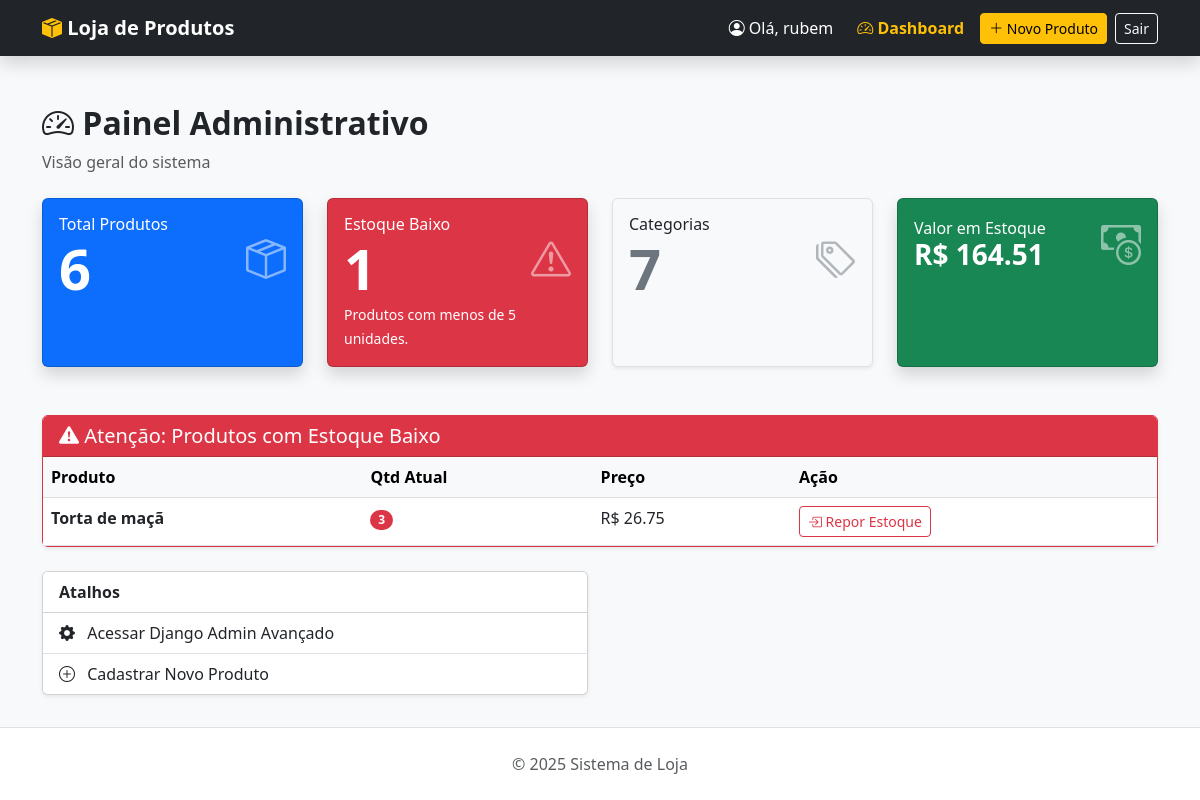
The page /dashboard/ (signed in) on the database its author committed.
### gestao/models.py (models this page shows, shortened)
class Produto(models.Model):
    nome = models.CharField(max_length=100)
    descricao = models.TextField()
    preco = models.DecimalField(max_digits=10, decimal_places=2)
    validade = models.DateField()
    quantidade = models.IntegerField(default=0)
    foto = models.ImageField(upload_to='produtos/', blank=True, null=True)
    categoria = models.ForeignKey(Categoria, on_delete=models.SET_NULL, null=True, blank=True)

### gestao/views.py (the view)
# urls.py: path('dashboard/', views.dashboard, name='dashboard'),
def dashboard(request):
    total_produtos = Produto.objects.count()
    total_categorias = Categoria.objects.count()
    produtos_baixo_estoque_queryset = Produto.objects.filter(quantidade__lt=5)
    baixo_estoque_count = produtos_baixo_estoque_queryset.count()
    valor_estoque = Produto.objects.aggregate(Sum('preco'))['preco__sum'] or 0
    contexto = {
        'total_produtos': total_produtos,
        'total_categorias': total_categorias,
        'baixo_estoque': baixo_estoque_count,
        'lista_alerta': produtos_baixo_estoque_queryset,
        'valor_estoque': valor_estoque,
        }
    return render(request, 'gestao/dashboard.html', contexto)

### gestao/templates/gestao/dashboard.html
{% extends 'gestao/base.html' %}
{% block content %}
<div class="mb-4">
    <h2 class="fw-bold"><i class="bi bi-speedometer2"></i> Painel Administrativo</h2>
    <p class="text-muted">Visão geral do sistema</p>
</div>
<div class="row">
    <div class="col-md-3 mb-4">
        <div class="card text-white bg-primary shadow h-100">
            <div class="card-body">
                <div class="d-flex justify-content-between align-items-center">
                    <div>
                        <h6 class="card-title mb-0">Total Produtos</h6>
                        <h2 class="display-4 fw-bold mb-0">{{ total_produtos }}</h2>
                    </div>
                    <i class="bi bi-box-seam fs-1 opacity-50"></i>
                </div>
            </div>
        </div>
    </div>
    <div class="col-md-3 mb-4">
        <div class="card text-white bg-danger shadow h-100">
            <div class="card-body">
                <div class="d-flex justify-content-between align-items-center">
                    <div>
                        <h6 class="card-title mb-0">Estoque Baixo</h6>
                        <h2 class="display-4 fw-bold mb-0">{{ baixo_estoque }}</h2>
                    </div>
                    <i class="bi bi-exclamation-triangle fs-1 opacity-50"></i>
                </div>
                <small>Produtos com menos de 5 unidades.</small>
            </div>
        </div>
    </div>
    <div class="col-md-3 mb-4">
        <div class="card text-dark bg-light border shadow-sm h-100">
            <div class="card-body">
                <div class="d-flex justify-content-between align-items-center">
                    <div>
                        <h6 class="card-title mb-0">Categorias</h6>
                        <h2 class="display-4 fw-bold mb-0 text-secondary">{{ total_categorias }}</h2>
                    </div>
                    <i class="bi bi-tags fs-1 text-secondary opacity-50"></i>
                </div>
            </div>
        </div>
    </div>
    <div class="col-md-3 mb-4">
        <div class="card text-white bg-success shadow h-100">
            <div class="card-body">
                <div class="d-flex justify-content-between align-items-center">
                    <div>
                        <h6 class="card-title mb-0">Valor em Estoque</h6>
                        <h3 class="fw-bold mb-0">R$ {{ valor_estoque|floatformat:2 }}</h3>
                    </div>
                    <i class="bi bi-cash-coin fs-1 opacity-50"></i>
                </div>
            </div>
        </div>
    </div>
</div>
<div class="row mt-4">
    <div class="col-md-12">
        <div class="card shadow-sm border-danger">
            <div class="card-header bg-danger text-white d-flex justify-content-between align-items-center">
                <h5 class="mb-0"><i class="bi bi-exclamation-triangle-fill"></i> Atenção: Produtos com Estoque Baixo</h5>
            </div>
            <div class="card-body p-0">
                <table class="table table-hover mb-0">
                    <thead class="table-light">
                        <tr>
                            <th>Produto</th>
                            <th>Qtd Atual</th>
                            <th>Preço</th>
                            <th>Ação</th>
                        </tr>
                    </thead>
                    <tbody>
                        {% for produto in lista_alerta %}
                        <tr>
                            <td class="fw-bold">{{ produto.nome }}</td>
                            <td>
                                <span class="badge bg-danger rounded-pill">{{ produto.quantidade }}</span>
                            </td>
                            <td>R$ {{ produto.preco }}</td>
                            <td>
                                <a href="{% url 'produto_edit' produto.id %}" class="btn btn-sm btn-outline-danger">
                                    <i class="bi bi-box-arrow-in-right"></i> Repor Estoque
                                </a>
                            </td>
                        </tr>
                        {% empty %}
                        <tr>
                            <td colspan="4" class="text-center text-success py-3">
                                <i class="bi bi-check-circle-fill"></i> Tudo certo! Nenhum produto com estoque baixo.
                            </td>
                        </tr>
                        {% endfor %}
                    </tbody>
                </table>
            </div>
        </div>
    </div>
</div>
<div class="row mt-4">
    <div class="col-md-6">
        <div class="card shadow-sm">
            <div class="card-header bg-white fw-bold">Atalhos</div>
            <div class="list-group list-group-flush">
                <a href="/admin/" target="_blank" class="list-group-item list-group-item-action">
                    <i class="bi bi-gear-fill me-2"></i> Acessar Django Admin Avançado
                </a>
                <a href="{% url 'produto_novo' %}" class="list-group-item list-group-item-action">
                    <i class="bi bi-plus-circle me-2"></i> Cadastrar Novo Produto
                </a>
            </div>
        </div>
    </div>
</div>
{% endblock %}

### gestao/templates/gestao/base.html (shortened to what this page needs)
<!DOCTYPE html>
<html lang="pt-br">
<head>
    <link href="https://cdn.jsdelivr.net/npm/bootstrap@5.3.0/dist/css/bootstrap.min.css" rel="stylesheet">
    <link rel="stylesheet" href="https://cdn.jsdelivr.net/npm/bootstrap-icons@1.11.3/font/bootstrap-icons.min.css">
</head>
<body class="d-flex flex-column min-vh-100 bg-light">
    <nav class="navbar navbar-expand-lg navbar-dark bg-dark shadow">
        <div class="container">
            <a class="navbar-brand fw-bold" href="/">
                <i class="bi bi-box-seam-fill text-warning"></i> Loja de Produtos
            </a>
            <div class="collapse navbar-collapse" id="navbarNav">
                <ul class="navbar-nav ms-auto align-items-center">
                    {% if user.is_authenticated %}
                        <li class="nav-item me-3 text-white">
                            <i class="bi bi-person-circle"></i> Olá, {{ user.username }}
                        </li>
                        {% if user.is_staff %}
                        <li class="nav-item me-2">
                            <a class="nav-link text-warning fw-bold" href="{% url 'dashboard' %}">
                                <i class="bi bi-speedometer2"></i> Dashboard
                            </a>
                        </li>
                        {% endif %}
                        <li class="nav-item">
                            <a class="btn btn-warning btn-sm" href="{% url 'produto_novo' %}">
                                <i class="bi bi-plus-lg"></i> Novo Produto
                            </a>
                        </li>
                        <li class="nav-item ms-2">
                            <form action="{% url 'logout' %}" method="post" class="d-inline">
                                <button type="submit" class="btn btn-outline-light btn-sm">Sair</button>
                            </form>
                        </li>
                    {% else %}
                        <li class="nav-item">
                            <a class="btn btn-outline-light btn-sm" href="{% url 'login' %}">
                                <i class="bi bi-box-arrow-in-right"></i> Fazer Login
                            </a>
                        </li>
                    {% endif %}
                </ul>
            </div>
        </div>
    </nav>
    <div class="container mt-5">
        {% block content %}
        {% endblock %}
    </div>
    <footer class="bg-white text-center py-4 mt-auto border-top">
        <div class="container">
            <p class="mb-0 text-muted">&copy; 2025 Sistema de Loja</p>
        </div>
    </footer>
</body>
</html>

### rows shown on the page
Produto: nome "Torta de maçã", quantidade "3", preco "26.75"

### other values the page prints
{{ user.username }} "rubem"
{{ total_produtos }} "6"
{{ baixo_estoque }} "1"
{{ total_categorias }} "7"
{{ valor_estoque|floatformat:2 }} "164.51"
